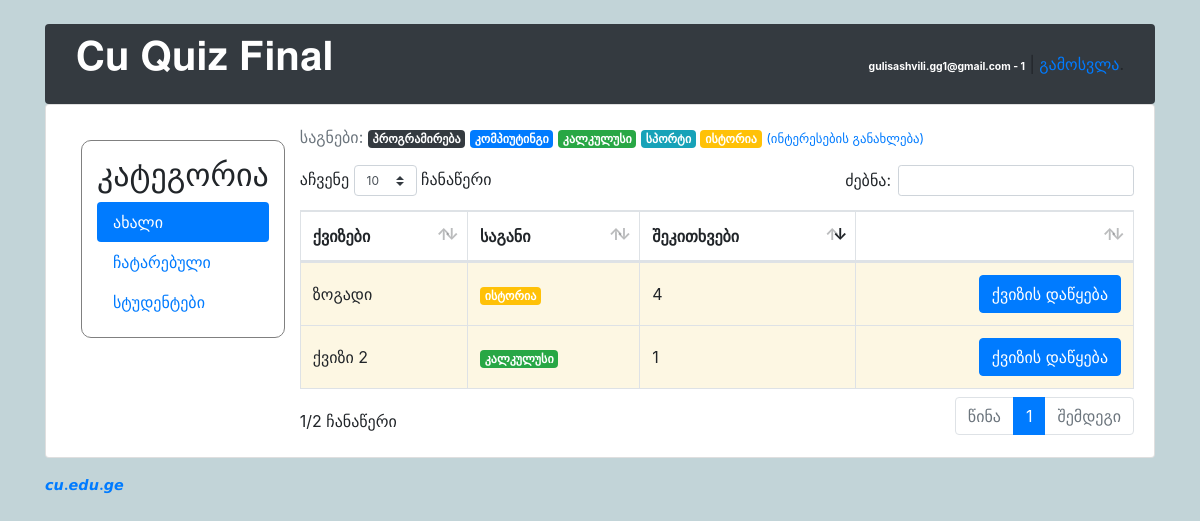
The app's page /students/ (signed in) with its own data.
### classroom/models.py (models this page shows, shortened)
class User(AbstractUser):
    is_student = models.BooleanField(default=False)
    is_teacher = models.BooleanField(default=False)
    username = models.CharField(error_messages={'unique': 'მომხმარებლის სახელი დაკავებულია.'}, max_length=150, unique=True, verbose_name='მომხმარებლის სახელი')

class Student(models.Model):
    user = models.OneToOneField(User, on_delete=models.CASCADE, primary_key=True)
    quizzes = models.ManyToManyField(Quiz, through='TakenQuiz')
    interests = models.ManyToManyField(Subject, related_name='interested_students')
    score = models.IntegerField(default=0)

class Subject(models.Model):
    name = models.CharField(max_length=30)
    color = models.CharField(max_length=7, default='#007bff')
    def get_html_badge(self):
        name = escape(self.name)
        color = escape(self.color)
        html = '<span class="badge badge-primary" style="background-color: %s">%s</span>' % (color, name)
        return mark_safe(html)

class Quiz(models.Model):
    owner = models.ForeignKey(User, on_delete=models.CASCADE, related_name='quizzes')
    name = models.CharField("დასახელება", max_length=255)
    subject = models.ForeignKey(Subject, on_delete=models.CASCADE, verbose_name=u'საგანი',
                                related_name='quizzes')

### classroom/views/students.py (the view)
# urls.py: path('', students.QuizListView.as_view(), name='quiz_list'),
@method_decorator([login_required, student_required], name='dispatch')
class QuizListView(ListView):
    model = Quiz
    ordering = ('name',)
    context_object_name = 'quizzes'
    template_name = 'classroom/students/quiz_list.html'
    def get_queryset(self):
        student = self.request.user.student
        taken_quizzes = student.quizzes.values_list('pk', flat=True)
        queryset = Quiz.objects.exclude(pk__in=taken_quizzes) \
            .annotate(questions_count=Count('questions')) \
            .filter(questions_count__gt=0)
        return queryset
    def get_context_data(self, **kwargs):
        context = super().get_context_data(**kwargs)
        context['student_subjects'] = self.request.user.student.interests.values_list('pk', flat=True)
        return context

### classroom/templates/classroom/students/quiz_list.html (shortened to what this page needs)
{% extends 'base.html' %}
{% load static %}
{% block css %}
<link rel="stylesheet" type="text/css" href="{% static 'datatables/dataTables.bootstrap4.min.css' %}">
{% endblock %}
{% block content %}
    <div id = responsivediv>
    <div>
    {% include 'classroom/students/_header.html' with active='new' %}
    </div>
    <div style="width: 100%">
      <p class="text-muted">
    საგნები:{% for subject in user.student.interests.all %} {{ subject.get_html_badge }}{% endfor %}
    <a href="{% url 'students:student_interests' %}"><small>(ინტერესების განახლება)</small></a>
  </p>
  <table class="table table-bordered mb-0" id="tb_quizlist" >
    <thead>
      <tr>
        <th>ქვიზები</th>
        <th class="d-none d-sm-table-cell">საგანი</th>
        <th class="d-none d-sm-table-cell">შეკითხვები</th>
        <th></th>
      </tr>
    </thead>
    <tbody>
      {% for quiz in quizzes %}
        <tr{% if quiz.subject.id in student_subjects %} style="background: #fdf7e3"{%endif%}>
          <td class="align-middle">{{ quiz.name }}</td>
          <td class="align-middle d-none d-sm-table-cell">{{ quiz.subject.get_html_badge }}</td>
          <td class="align-middle d-none d-sm-table-cell">{{ quiz.questions_count }}</td>
          <td class="text-right" data-orderable="false">
            <a href="{% url 'students:take_quiz' quiz.pk %}" class="btn btn-primary">ქვიზის დაწყება</a>
          </td>
        </tr>
      {% empty %}
        <tr>
          <td class="bg-light text-center font-italic" colspan="4">თქვენი ინტერესების შესაბამისი ქვიზი არ მოიძებნა</td>
        </tr>
      {% endfor %}
    </tbody>
  </table>
    </div>
    </div>
{% endblock %}

### templates/base.html (shortened to what this page needs)
{% load static %}<!doctype html>
<html lang="en">
  <head>
    <link rel="stylesheet" href="{% static 'css/bootstrap.min.css' %}">
    <link rel="stylesheet" type="text/css" href="{% static 'css/app.css' %}">
    {% if user.is_authenticated and user.is_teacher %}
      <link rel="stylesheet" type="text/css" href="{% static 'css/teachers.css' %}">
    {% else %}
      <link rel="stylesheet" type="text/css" href="{% static 'css/students.css' %}">
    {% endif %}
    {% block css %}
    {% endblock %}
  </head>
  <body>
    <div class="container my-4">
      <div class="row justify-content-center">
        <div class="col-md-15
         col-sm-12">
          <div class="navbar navbar-expand-lg navbar-dark bg-dark" style="border-radius: .25rem;">
            <div class="col-6">
              <h1 class="logo">
                <a href="{% url 'home' %}">
                    <p style="color:white">𝐂𝐮 𝐐𝐮𝐢𝐳 𝐅𝐢𝐧𝐚𝐥</p>
                </a>
              </h1>
            </div>
            <div class="col-6 text-right">
              {% if user.is_authenticated %}
                <p class="pt-3"><strong style="color: white; font-size: 65%">{{ user.username }}{% if user.is_student %} - {{user.student.score}}{% endif %}</strong> | <a href="{% url 'logout' %}">გამოსვლა</a>.</p>
              {% else %}
                <a href="{% url 'login' %}" class="btn btn-light" role="button">შესვლა</a>
                <a href="{% url 'signup' %}" class="btn btn-primary" role="button">რეგისტრაცია</a>
              {% endif %}
            </div>
          </div>
          <div class="card mb-3">
            <div class="card-body">
              {% block content %}
              {% endblock %}
            </div>
          </div>
          <footer>
            <strong><a style="color: #007bff" href="https://cu.edu.ge">𝙘𝙪.𝙚𝙙𝙪.𝙜𝙚</a></strong>
          </footer>
        </div>
      </div>
    </div>
  </body>
</html>

### static/css/app.css (style rules this page uses)
.logo { font-family: 'Muli', sans-serif; }
.logo a { color: #212529; text-decoration: none; }
footer { font-size: .9rem; }
footer a { color: #212529; }

### static/css/students.css (style rules this page uses)
body { background-color: #c2d4d8; }
@media only screen and (min-width: 770px) { #responsivediv { display: flex; } }

### records on screen
User: username "gulisashvili.gg1@gmail.com", student.score "1"
Subject: get_html_badge "პროგრამირება"
Subject: get_html_badge "კომპიუტინგი"
Subject: get_html_badge "კალკულუსი"
Subject: get_html_badge "სპორტი"
Subject: get_html_badge "ისტორია"
Quiz: name "ქვიზი 2", subject.get_html_badge "კალკულუსი", questions_count "1"
Quiz: name "ზოგადი", subject.get_html_badge "ისტორია", questions_count "4"
